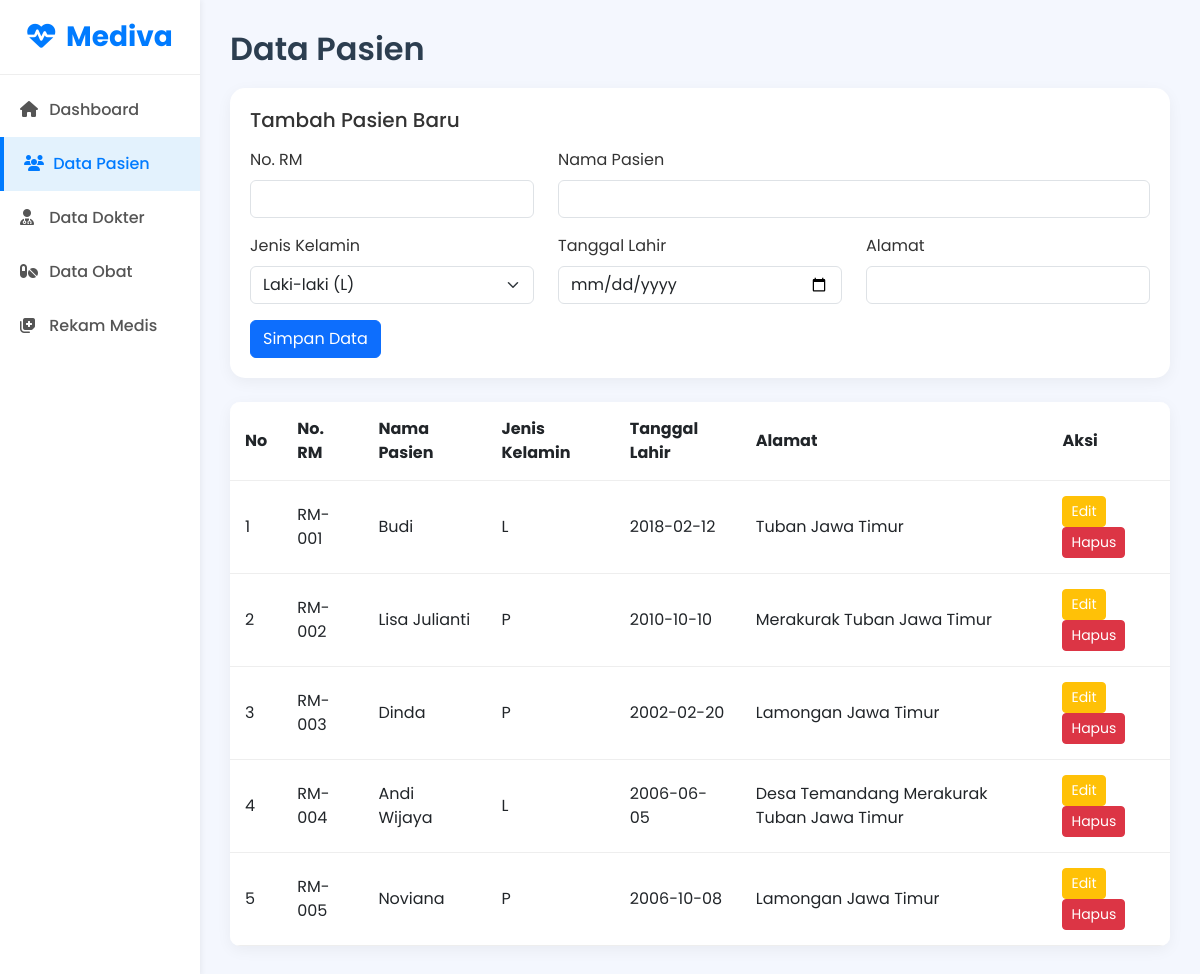
The app's page /pasien.php with its own data.
### tables this page shows
CREATE TABLE `pasien` (
  `id_pasien` int(11) NOT NULL,
  `no_rm` varchar(20) NOT NULL,
  `nama_pasien` varchar(100) NOT NULL,
  `jenis_kelamin` enum('L','P') NOT NULL,
  `tanggal_lahir` date NOT NULL,
  `alamat` text NOT NULL
);

### pasien.php (the view, shortened to what this page needs)
<!DOCTYPE html>
<html lang="id">
<head>
    <link href="https://cdn.jsdelivr.net/npm/bootstrap@5.3.0/dist/css/bootstrap.min.css" rel="stylesheet">
    <link rel="stylesheet" href="https://cdnjs.cloudflare.com/ajax/libs/font-awesome/6.4.0/css/all.min.css">
</head>
<body>
<?php
include 'koneksi.php';
?>
<div class="container-fluid">
    <div class="row">
        <div class="col-md-2 sidebar p-0">
            <h3><i class="fas fa-heartbeat me-2"></i> Mediva</h3>
            <a href="index.php"><i class="fas fa-home"></i> Dashboard</a>
            <a href="pasien.php" class="active"><i class="fas fa-users"></i> Data Pasien</a>
            <a href="dokter.php"><i class="fas fa-user-md"></i> Data Dokter</a>
            <a href="obat.php"><i class="fas fa-pills"></i> Data Obat</a>
            <a href="rekam_medis.php"><i class="fas fa-notes-medical"></i> Rekam Medis</a>
        </div>
        <div class="col-md-10 main-content">
            <h2 class="page-title">Data Pasien</h2>
            <div class="card-custom">
                <h5 class="mb-3">Tambah Pasien Baru</h5>
                <form method="POST" action="">
                    <div class="row">
                        <div class="col-md-4 mb-3">
                            <label class="form-label">No. RM</label>
                            <input type="text" name="no_rm" class="form-control" required>
                        </div>
                        <div class="col-md-8 mb-3">
                            <label class="form-label">Nama Pasien</label>
                            <input type="text" name="nama_pasien" class="form-control" required>
                        </div>
                        <div class="col-md-4 mb-3">
                            <label class="form-label">Jenis Kelamin</label>
                            <select name="jenis_kelamin" class="form-select" required>
                                <option value="L">Laki-laki (L)</option>
                            </select>
                        </div>
                        <div class="col-md-4 mb-3">
                            <label class="form-label">Tanggal Lahir</label>
                            <input type="date" name="tanggal_lahir" class="form-control" required>
                        </div>
                        <div class="col-md-4 mb-3">
                            <label class="form-label">Alamat</label>
                            <input type="text" name="alamat" class="form-control" required>
                        </div>
                    </div>
                    <button type="submit" name="tambah" class="btn btn-primary">Simpan Data</button>
                </form>
            </div>
            <div class="table-custom mt-4">
                <table class="table mb-0">
                    <thead>
                        <tr>
                            <th>No</th>
                            <th>No. RM</th>
                            <th>Nama Pasien</th>
                            <th>Jenis Kelamin</th>
                            <th>Tanggal Lahir</th>
                            <th>Alamat</th>
                            <th>Aksi</th>
                        </tr>
                    </thead>
                    <tbody>
                        <?php
                        $no = 1;
                        $result = mysqli_query($conn, "SELECT * FROM pasien");
                        if (mysqli_num_rows($result) > 0) {
                            while ($row = mysqli_fetch_assoc($result)) {
                                echo "<tr>";
                                echo "<td>" . $no++ . "</td>";
                                echo "<td>" . $row['no_rm'] . "</td>";
                                echo "<td>" . $row['nama_pasien'] . "</td>";
                                echo "<td>" . $row['jenis_kelamin'] . "</td>";
                                echo "<td>" . $row['tanggal_lahir'] . "</td>";
                                echo "<td>" . $row['alamat'] . "</td>";
                                echo "<td>
                                        <a href='edit_pasien.php?id=" . $row['id_pasien'] . "' class='btn btn-sm btn-warning text-white'>Edit</a>
                                        <button type='button' class='btn btn-sm btn-danger' data-bs-toggle='modal' data-bs-target='#modalHapus' data-id='" . $row['id_pasien'] . "'>Hapus</button>
                                      </td>";
                                echo "</tr>";
                            }
                        } else {
                            echo "<tr><td colspan='7' class='text-center'>Belum ada data pasien.</td></tr>";
                        }
                        ?>
                    </tbody>
                </table>
            </div>
        </div>
    </div>
</div>
</body>
</html>

### pasien.php (style rules this page uses)
body { background-color: #f4f7fe; font-family: 'Poppins', sans-serif; color: #333; }
.sidebar { background-color: #ffffff; min-height: 100vh; box-shadow: 2px 0 5px rgba(0,0,0,0.05); }
.sidebar h3 { color: #007bff; font-weight: 700; padding: 20px; text-align: center; border-bottom: 1px solid #eee; }
.sidebar a { display: block; padding: 15px 20px; color: #555; text-decoration: none; font-weight: 500; transition: 0.3s; }
.sidebar a:hover, .sidebar a.active { background-color: #e3f2fd; color: #007bff; border-left: 4px solid #007bff; }
.sidebar i { width: 25px; }
.main-content { padding: 30px; }
.page-title { color: #2c3e50; font-weight: 600; margin-bottom: 20px; }
.card-custom { background: #fff; border-radius: 15px; padding: 20px; box-shadow: 0 4px 15px rgba(0,0,0,0.05); border: none; margin-bottom: 20px; }
.table-custom { background: #fff; border-radius: 10px; overflow: hidden; box-shadow: 0 4px 15px rgba(0,0,0,0.05); }
.table-custom thead { background-color: #f8f9fa; color: #555; }
.table-custom th, .table-custom td { padding: 15px; border-bottom: 1px solid #eee; vertical-align: middle; }

### records on screen
pasien: no_rm "RM-001", nama_pasien "Budi", jenis_kelamin "L", tanggal_lahir "2018-02-12", alamat "Tuban Jawa Timur"
pasien: no_rm "RM-002", nama_pasien "Lisa Julianti", jenis_kelamin "P", tanggal_lahir "2010-10-10", alamat "Merakurak Tuban Jawa Timur"
pasien: no_rm "RM-003", nama_pasien "Dinda", jenis_kelamin "P", tanggal_lahir "2002-02-20", alamat "Lamongan Jawa Timur"
pasien: no_rm "RM-004", nama_pasien "Andi Wijaya", jenis_kelamin "L", tanggal_lahir "2006-06-05", alamat "Desa Temandang Merakurak Tuban Jawa Timur"
pasien: no_rm "RM-005", nama_pasien "Noviana", jenis_kelamin "P", tanggal_lahir "2006-10-08", alamat "Lamongan Jawa Timur"
